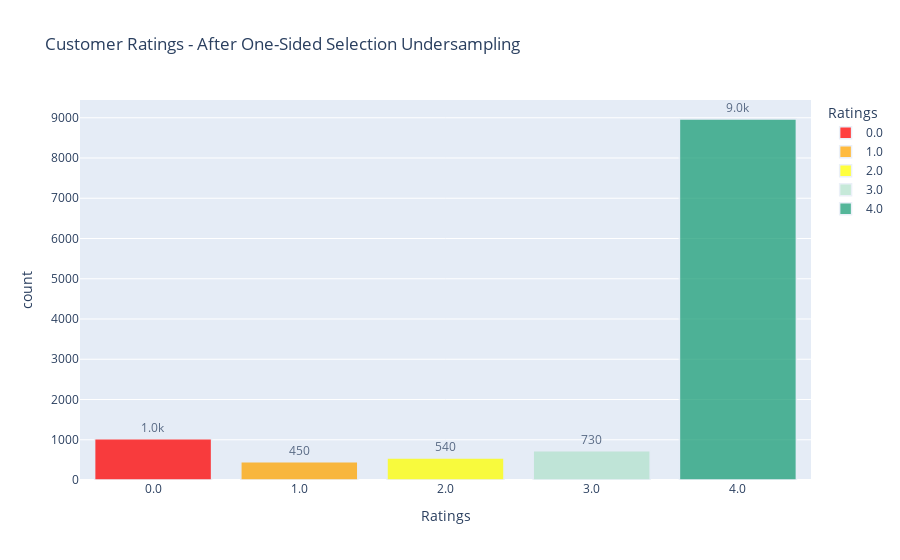

This figure's notebook cell:
### Markdown cell above
## Checking for Class Imbalance after One-Sided Selection Undersampling

### Code cell
# create a data frame to count the number of customer reviews by products and also rename a column as count
rating_counts = pd.DataFrame(pd.DataFrame(Y_train_oss).rename(columns = {0:'review_star'}).value_counts()).reset_index().rename( \
    columns={'review_star': 'Ratings', 0:'count'})

# add a sort index
rating_counts['Ratings_for_sorting'] = rating_counts['Ratings']

# convert ratings to str type for visualization
rating_counts['Ratings'] = rating_counts['Ratings'].astype(str)

# Sort order by custom column and display 
rating_counts.sort_values(by=['Ratings_for_sorting'], inplace = True)

# use plotly to create a bar graph of number of reviews by brand and using customized color coding 
fig = px.bar(rating_counts, x="Ratings", y="count", color="Ratings", 
             title= "Customer Ratings - After One-Sided Selection Undersampling", text_auto = '.2s', 
             color_discrete_map={'0.0':'red', '1.0':'orange', '2.0': 'yellow',
                                 '3.0':'rgb(179,226,205)', '4.0':'rgb(27,158,119)'})

# figure customization
fig.update_traces(textfont_size=12, textangle=0, textposition="outside", cliponaxis=False,
 marker_line_width=1.5, opacity = 0.75)

### Figure 1 — Plotly figure (JSON) as saved in the notebook; plotly's stock layout.template omitted (floating-point values rounded to 4 significant figures)
{"data": [{"alignmentgroup": "True", "cliponaxis": false, "hovertemplate": "Ratings=%{x}<br>count=%{y}<extra></extra>", "legendgroup": "0.0", "marker": {"color": "red", "line": {"width": 1.5}, "pattern": {"shape": ""}}, "name": "0.0", "offsetgroup": "0.0", "opacity": 0.75, "orientation": "v", "showlegend": true, "textangle": 0, "textfont": {"size": 12}, "textposition": "outside", "texttemplate": "%{y:.2s}", "type": "bar", "x": ["0.0"], "xaxis": "x", "y": [1023], "yaxis": "y"}, {"alignmentgroup": "True", "cliponaxis": false, "hovertemplate": "Ratings=%{x}<br>count=%{y}<extra></extra>", "legendgroup": "1.0", "marker": {"color": "orange", "line": {"width": 1.5}, "pattern": {"shape": ""}}, "name": "1.0", "offsetgroup": "1.0", "opacity": 0.75, "orientation": "v", "showlegend": true, "textangle": 0, "textfont": {"size": 12}, "textposition": "outside", "texttemplate": "%{y:.2s}", "type": "bar", "x": ["1.0"], "xaxis": "x", "y": [451], "yaxis": "y"}, {"alignmentgroup": "True", "cliponaxis": false, "hovertemplate": "Ratings=%{x}<br>count=%{y}<extra></extra>", "legendgroup": "2.0", "marker": {"color": "yellow", "line": {"width": 1.5}, "pattern": {"shape": ""}}, "name": "2.0", "offsetgroup": "2.0", "opacity": 0.75, "orientation": "v", "showlegend": true, "textangle": 0, "textfont": {"size": 12}, "textposition": "outside", "texttemplate": "%{y:.2s}", "type": "bar", "x": ["2.0"], "xaxis": "x", "y": [544], "yaxis": "y"}, {"alignmentgroup": "True", "cliponaxis": false, "hovertemplate": "Ratings=%{x}<br>count=%{y}<extra></extra>", "legendgroup": "3.0", "marker": {"color": "rgb(179,226,205)", "line": {"width": 1.5}, "pattern": {"shape": ""}}, "name": "3.0", "offsetgroup": "3.0", "opacity": 0.75, "orientation": "v", "showlegend": true, "textangle": 0, "textfont": {"size": 12}, "textposition": "outside", "texttemplate": "%{y:.2s}", "type": "bar", "x": ["3.0"], "xaxis": "x", "y": [727], "yaxis": "y"}, {"alignmentgroup": "True", "cliponaxis": false, "hovertemplate": "Ratings=%{x}<br>count=%{y}<extra></extra>", "legendgroup": "4.0", "marker": {"color": "rgb(27,158,119)", "line": {"width": 1.5}, "pattern": {"shape": ""}}, "name": "4.0", "offsetgroup": "4.0", "opacity": 0.75, "orientation": "v", "showlegend": true, "textangle": 0, "textfont": {"size": 12}, "textposition": "outside", "texttemplate": "%{y:.2s}", "type": "bar", "x": ["4.0"], "xaxis": "x", "y": [8969], "yaxis": "y"}], "layout": {"barmode": "relative", "legend": {"title": {"text": "Ratings"}, "tracegroupgap": 0}, "title": {"text": "Customer Ratings - After One-Sided Selection Undersampling"}, "xaxis": {"anchor": "y", "categoryarray": ["0.0", "1.0", "2.0", "3.0", "4.0"], "categoryorder": "array", "domain": [0, 1], "title": {"text": "Ratings"}}, "yaxis": {"anchor": "x", "domain": [0, 1], "title": {"text": "count"}}}}
